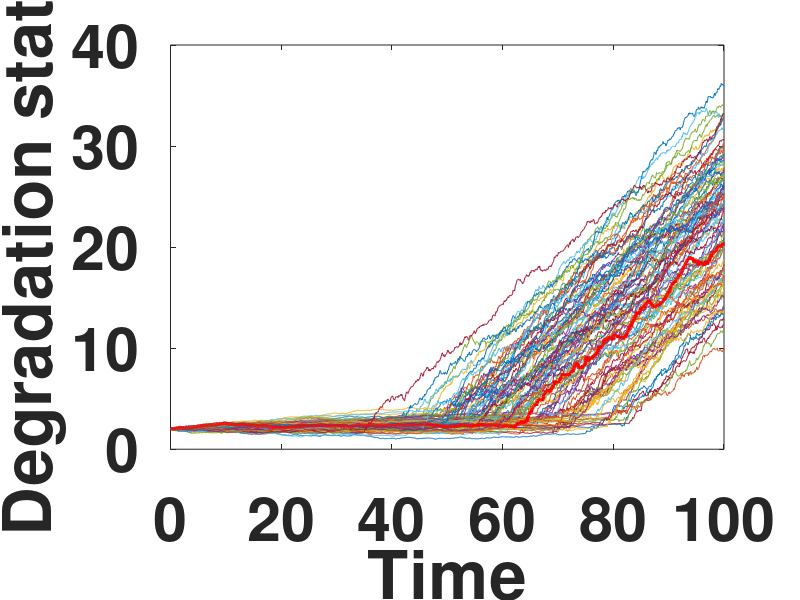
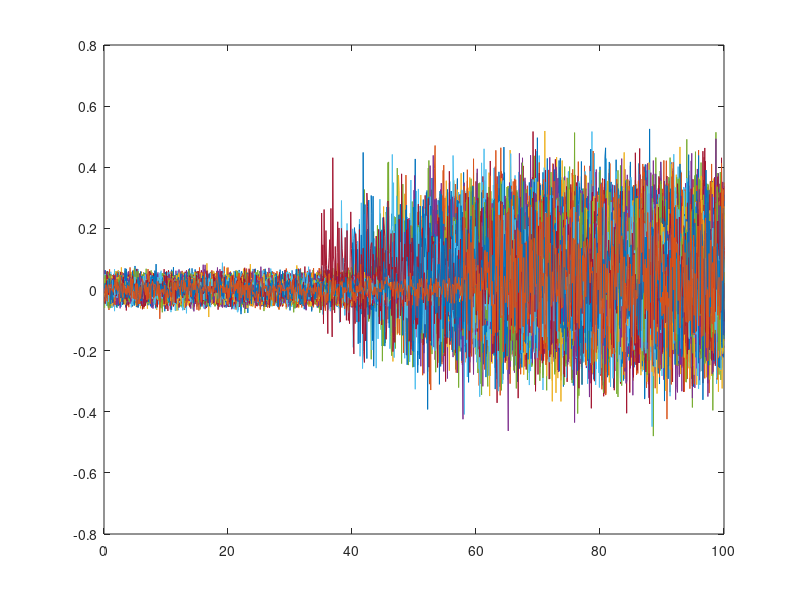

The MATLAB script that drew these images, in order:
%% 仿真具有时变随机跳变的退化过程
clc; 
clear;
load('tau.mat')
%% 数据仿真这个地方还是要研究一下
for j=1:100
    X0=2;
    T=100;
    dt=0.1;
    N=T/dt;
    
    sigma_B_1=0.07;
    miu_lmada_1=0.01;
    sigma_lmada_1=0.001;
    lmada_1=normrnd(miu_lmada_1,sigma_lmada_1);
    
    sigma_B_2=0.40;
    miu_lmada_2=0.50;
    sigma_lmada_2=0.002;
    lmada_2=normrnd(miu_lmada_2,sigma_lmada_2);
    
    sigma_o=0.002;
    
    S=randn(1,N);
    dx=sqrt(dt)*S;
    
    % 给定跳变的位置与大小
    phase1=1;
    phase2=0;


    for i=1:N      
        if i/10==fix(tau(j))
            X1(j,i)=X1(j,i-1)+lmada_2*dt+sigma_B_2*dx(i);
            X_incresing1(j,i)=lmada_2*dt+sigma_B_2*dx(i);
            phase2=1;
            phase1=0;
        elseif i==1
            lmada_1=lmada_1;
            X1(j,i)= X0+lmada_1*dt+sigma_B_1*dx(i);
            X_incresing1(j,i)=X1(j,i)-X0;    
        elseif  phase1==1 && phase2==0 
            lmada_1=lmada_1;
            X1(j,i)= X1(j,i-1)+lmada_1*dt+sigma_B_1*dx(i);
            X_incresing1(j,i)=X1(j,i)-X1(j,i-1);
            lmada_all(j,i)=lmada_1;
        elseif phase1==0 && phase2==1
            lmada_2=lmada_2;
            X1(j,i)= X1(j,i-1)+lmada_2*dt+sigma_B_2*dx(i);
            X_incresing1(j,i)=X1(j,i)-X1(j,i-1);
            lmada_all(j,i)=lmada_2;
        end
        
    end
    figure(1)
    plot(0.1:0.1:T,X1(j,:));
    hold on
    figure(2)
    plot(0.1:0.1:T,X_incresing1(j,:));
    hold on
end


figure(1)
plot(0.1:0.1:T,X1(47,:),"Color",'r','LineWidth',2.5); 
hold on
xlabel('Time');
ylabel('Degradation state')
set(gca,'FontSize',44,'FontWeight','bold' );
axis on

save X1.mat  X1 X_incresing1